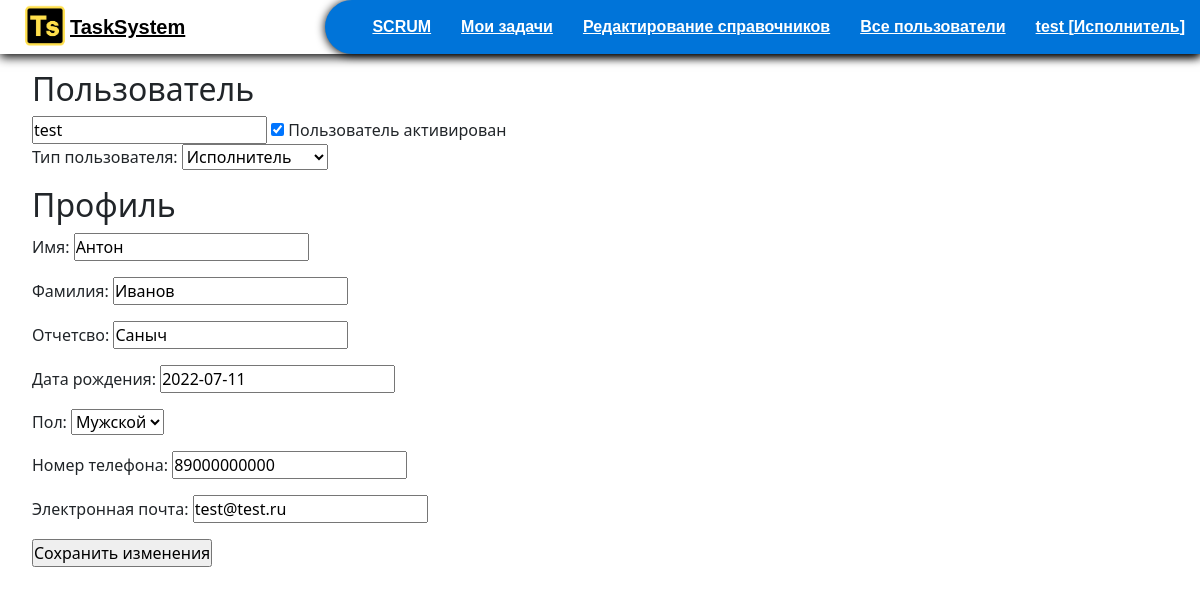
The app's page /all_users/edit_user/2/ (signed in) with its own data.
### authapp/models.py (models this page shows, shortened)
class CustomUser(AbstractUser):
    LastAuthDate = models.DateTimeField(auto_now=True)
    is_active = models.BooleanField(verbose_name="Пользователь активирован", default=False)

class Right(models.Model):
    user_id = models.ForeignKey(CustomUser, on_delete=models.CASCADE, verbose_name="Пользователь")
    usertype_id = models.ForeignKey(Type, on_delete=models.CASCADE, verbose_name="Тип пользователя", null=True)

class Type(models.Model):
    name = models.CharField("Название", blank=True, max_length=40)
    def __str__(self):
        return self.name

class UserData(models.Model):
    GENDER_CHOICES = [
        ("M", "Мужской"),
        ("G", "Женский")
    ]
    user = models.ForeignKey(CustomUser, verbose_name="Пользователь", related_name="users", default=None, on_delete=models.CASCADE)
    name = models.CharField(verbose_name="Имя", blank=True, max_length=40, null=True)
    lastname = models.CharField(verbose_name="Фамилия", blank=True, max_length=40, null=True)
    patronymic = models.CharField(verbose_name="Отчетсво", blank=True, max_length=40, null=True)
    birthday = models.DateField(verbose_name = "Дата рождения", null=True, blank=True)
    gender = models.CharField(verbose_name="Пол", choices=GENDER_CHOICES, default="", max_length=1, blank=True, null=True)
    number = models.CharField(verbose_name="Номер телефона", blank=True, max_length=11, null=True)
    email = models.EmailField(verbose_name="Электронная почта", blank=True, null=True)

### mainapp/views.py (the view, shortened to what this page needs)
# urls.py: path('all_users/edit_user/<int:user_id>/', mainapp.edit_user, name='edit_user'),
@user_passes_test(lambda u: u.is_superuser)
def edit_user(request, user_id):
    try:
        right = Right.objects.get(user_id=request.user)
    except:
        right = None
    user = CustomUser.objects.get(id=user_id)
    try:
        userdata = UserData.objects.get(user=user_id)
    except:
        userdata = UserData.objects.create(user=user, gender="M")
    try:
        right = Right.objects.get(user_id=user_id)
    except:
        right = Right.objects.create(user_id=user, usertype_id=None)
    userform = CustomUserChangeForm(instance=user)
    userdataform = UserDataForm(instance=userdata)
    rightform = RightForm(instance = right)
    return render(request, 'mainapp/edit_user.html', context={
        'title':'Изменить пользователя',
        "right":right,
        'user':user,
        'userform':userform,
        'userdataform': userdataform,
        'rightform':rightform
    })

### authapp/forms.py
class CustomUserChangeForm(UserChangeForm):
    class Meta:
        model = CustomUser
        fields = ('username', 'is_active')

class UserDataForm(forms.ModelForm):
    class Meta:
        model = UserData
        fields = ('name', 'lastname', 'patronymic', 'birthday', 'gender', 'number', 'email')

### mainapp/templates/mainapp/edit_user.html (shortened to what this page needs)
{% load static %}
{% include 'mainapp/includes/menu_inc.html' %}
<div class='page_style'>
<h2>Пользователь</h2>
<form method="post" class="third maindiv">
    <span>{{userform.username}}</span>
    <label>
        <input type="checkbox" {% if user.is_active == True%} checked {% endif%} name={{userform.is_active.name}} >
        <span class="checkable" >Пользователь активирован</span>
      </label>
    {{rightform.as_p}}
<h2>Профиль</h2>
    {{userdataform.as_p}}
    <input type="submit" value="Сохранить изменения">
    </div>

### mainapp/templates/mainapp/includes/menu_inc.html (shortened to what this page needs)
{% load static %}
<!DOCTYPE html>
<html lang="en">
<head>
  <link rel="stylesheet" type="text/css" href="{% static 'css/task.css' %}">
  <link rel="stylesheet" type="text/css" href="{% static 'css/style.css' %}">
  <link rel="stylesheet" type="text/css" href="{% static 'css/scrum.css' %}">
  <link rel="stylesheet" type="text/css" href="{% static 'css/menu.css' %}">
  <link href="{% static 'colorfield/css/colorpicker.css' %}" rel="stylesheet">
  <link href="{% static 'css/colorfield.css' %}" rel="stylesheet">
  <link rel="stylesheet" type="text/css" href="{% static 'colorfield/css/color-picker.css' %}">
  <link href="https://cdn.jsdelivr.net/npm/bootstrap@5.2.0-beta1/dist/css/bootstrap.min.css" rel="stylesheet">
    <link rel="stylesheet" href="https://cdn.jsdelivr.net/npm/picnic">
</head>
<body>
  <header class='header'>
    <div class='block-logo'>
      <a href='{% url "main" %}' class="logo"><img src="{% static 'images/TSlogo.png' %}" width="50" height="50"></a>
      <p class='logo-text'><a href='{% url "main" %}' class='logo-text'>TaskSystem</a></p>
    </div>
    <nav class='menu-items'>
      <ul class='menu-item'>
        <li><a href="{% url 'main' %}" class="{% if request.resolver_match.url_name == 'main' %} active_url {% endif %}">SCRUM</a></li>
        <li><a href="{% url 'mytasks:task_view' %}" class="{% if request.resolver_match.url_name == 'task_view' %} active_url  {% endif %}">Мои задачи</a></li>
        {% if request.user.is_superuser %}
        <li><a href="{% url 'edit_directory:directory_view' %} " class="{% if request.resolver_match.url_name == 'directory_view' %} active_url {% endif %}">Редактирование справочников</a></li>
        <li><a href="{% url 'all_users' %}" class="{% if request.resolver_match.url_name == 'all_users' %} active_url {% endif %}">Все пользователи</a></li>
        {% endif %}
        <li><a href="#" class="{% if request.resolver_match.url_name == 'account' %} active_url {% endif %}">{{ user.username }} {% if right.usertype_id.name %}[{{right.usertype_id.name}}]{% else %} [Не определен] {% endif %}</a>
      </li>
      </ul>
    </nav>
  </header>

### static/css/style.css (style rules this page uses)
.page_style { margin-left: 2em; margin-top: 1em; padding-bottom: 2em; }

### static/css/menu.css (style rules this page uses)
* { margin: 0; padding: 0; box-sizing: border-box; list-style: none; text-decoration: none; }
.header { display: flex; justify-content: space-between; align-items: center; height: auto; box-shadow: 0 3px 10px #000; font-family: sans-serif; }
.block-logo { display: flex; justify-content: center; align-items: center; }
.block-logo { transition: .5s; padding-left: 20px; }
.logo-text { margin-bottom: 0; font-weight: 700; transition: .5s; font-size: 20px; font-weight: 900; color: #000; }
.logo { width: 50px; height: 50px; transition: .5s; font-size: 20px; font-weight: 900; color: #000; z-index: 0; }
.menu-items { position: initial !important; border-top-left-radius: 30px; border-bottom-left-radius: 30px; font-family: sans-serif; background-color: #0074d9; box-shadow: 0 1px 10px #000; }
header nav ul li { position: relative; float: left; }
header nav ul li a { padding: 15px; color: #fff; font-size: 16px; font-family: sans-serif; font-weight: 600; display: block; }

### records on screen
CustomUser: username "test", is_active "☑"
Right: usertype_id.name "Исполнитель"
UserData: name "Антон", lastname "Иванов", patronymic "Саныч", birthday "2022-07-11", gender "Мужской", number "89000000000", email "test@test.ru"
